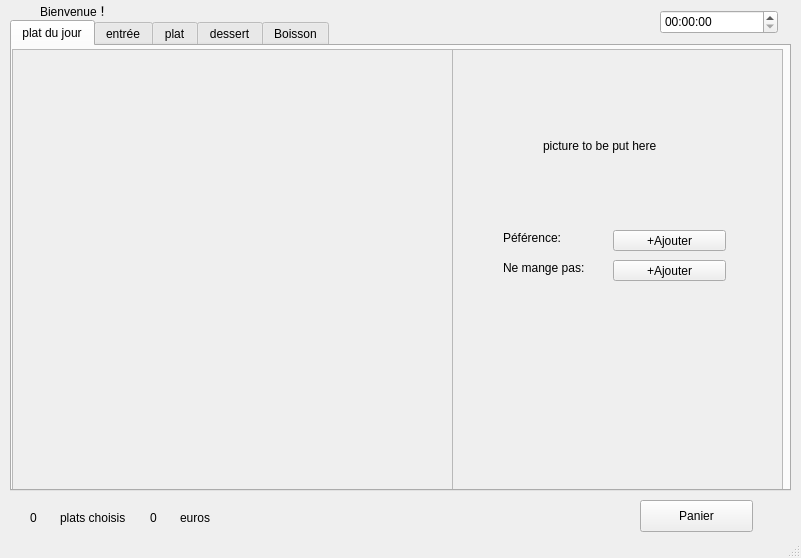
<?xml version="1.0" encoding="UTF-8"?>
<ui version="4.0">
 <class>MainWindow</class>
 <widget class="QMainWindow" name="MainWindow">
  <property name="geometry">
   <rect>
    <x>0</x>
    <y>0</y>
    <width>801</width>
    <height>558</height>
   </rect>
  </property>
  <property name="windowTitle">
   <string>MainWindow</string>
  </property>
  <widget class="QWidget" name="centralWidget">
   <widget class="QTimeEdit" name="timeEdit">
    <property name="geometry">
     <rect>
      <x>660</x>
      <y>10</y>
      <width>118</width>
      <height>24</height>
     </rect>
    </property>
   </widget>
   <widget class="QLabel" name="label">
    <property name="geometry">
     <rect>
      <x>40</x>
      <y>0</y>
      <width>101</width>
      <height>21</height>
     </rect>
    </property>
    <property name="text">
     <string>Bienvenue！</string>
    </property>
   </widget>
   <widget class="QPushButton" name="panierBtn">
    <property name="geometry">
     <rect>
      <x>640</x>
      <y>500</y>
      <width>113</width>
      <height>32</height>
     </rect>
    </property>
    <property name="text">
     <string>Panier</string>
    </property>
   </widget>
   <widget class="QLabel" name="label_2">
    <property name="geometry">
     <rect>
      <x>60</x>
      <y>510</y>
      <width>81</width>
      <height>16</height>
     </rect>
    </property>
    <property name="text">
     <string>plats choisis</string>
    </property>
   </widget>
   <widget class="QLabel" name="label_3">
    <property name="geometry">
     <rect>
      <x>180</x>
      <y>510</y>
      <width>81</width>
      <height>16</height>
     </rect>
    </property>
    <property name="text">
     <string>euros</string>
    </property>
   </widget>
   <widget class="QTabWidget" name="tabWidget">
    <property name="geometry">
     <rect>
      <x>10</x>
      <y>20</y>
      <width>781</width>
      <height>471</height>
     </rect>
    </property>
    <property name="currentIndex">
     <number>0</number>
    </property>
    <widget class="QWidget" name="tab_1">
     <attribute name="title">
      <string>plat du jour</string>
     </attribute>
     <widget class="QScrollArea" name="scrollArea_2">
      <property name="geometry">
       <rect>
        <x>440</x>
        <y>3</y>
        <width>331</width>
        <height>441</height>
       </rect>
      </property>
      <property name="widgetResizable">
       <bool>true</bool>
      </property>
      <widget class="QWidget" name="scrollAreaWidgetContents_2">
       <property name="geometry">
        <rect>
         <x>0</x>
         <y>0</y>
         <width>329</width>
         <height>439</height>
        </rect>
       </property>
       <widget class="QLabel" name="label_9">
        <property name="geometry">
         <rect>
          <x>50</x>
          <y>180</y>
          <width>81</width>
          <height>16</height>
         </rect>
        </property>
        <property name="text">
         <string>Péférence:</string>
        </property>
       </widget>
       <widget class="QLabel" name="label_10">
        <property name="geometry">
         <rect>
          <x>50</x>
          <y>210</y>
          <width>111</width>
          <height>16</height>
         </rect>
        </property>
        <property name="text">
         <string>Ne mange pas:</string>
        </property>
       </widget>
       <widget class="QPushButton" name="platdujour_addlike">
        <property name="geometry">
         <rect>
          <x>160</x>
          <y>180</y>
          <width>113</width>
          <height>21</height>
         </rect>
        </property>
        <property name="text">
         <string>+Ajouter</string>
        </property>
       </widget>
       <widget class="QPushButton" name="platdujour_adddislike">
        <property name="geometry">
         <rect>
          <x>160</x>
          <y>210</y>
          <width>113</width>
          <height>21</height>
         </rect>
        </property>
        <property name="text">
         <string>+Ajouter</string>
        </property>
       </widget>
       <widget class="QLabel" name="pj_picture">
        <property name="geometry">
         <rect>
          <x>90</x>
          <y>10</y>
          <width>171</width>
          <height>171</height>
         </rect>
        </property>
        <property name="text">
         <string>picture to be put here</string>
        </property>
       </widget>
       <widget class="QWidget" name="gridLayoutWidget_3">
        <property name="geometry">
         <rect>
          <x>10</x>
          <y>240</y>
          <width>311</width>
          <height>191</height>
         </rect>
        </property>
        <layout class="QGridLayout" name="gridLayout_re"/>
       </widget>
      </widget>
     </widget>
     <widget class="QScrollArea" name="scrollArea_list_platdujour">
      <property name="geometry">
       <rect>
        <x>0</x>
        <y>3</y>
        <width>441</width>
        <height>441</height>
       </rect>
      </property>
      <property name="widgetResizable">
       <bool>true</bool>
      </property>
      <widget class="QWidget" name="scrollAreaWidget_list_platdujour">
       <property name="geometry">
        <rect>
         <x>0</x>
         <y>0</y>
         <width>439</width>
         <height>439</height>
        </rect>
       </property>
       <property name="layoutDirection">
        <enum>Qt::LeftToRight</enum>
       </property>
       <widget class="QLabel" name="prixLabel">
        <property name="geometry">
         <rect>
          <x>10</x>
          <y>18</y>
          <width>421</width>
          <height>411</height>
         </rect>
        </property>
        <property name="text">
         <string/>
        </property>
       </widget>
      </widget>
     </widget>
    </widget>
    <widget class="QWidget" name="tab_2">
     <attribute name="title">
      <string>entrée</string>
     </attribute>
     <widget class="QScrollArea" name="scrollArea_4">
      <property name="geometry">
       <rect>
        <x>440</x>
        <y>4</y>
        <width>331</width>
        <height>441</height>
       </rect>
      </property>
      <property name="widgetResizable">
       <bool>true</bool>
      </property>
      <widget class="QWidget" name="scrollAreaWidgetContents_6">
       <property name="geometry">
        <rect>
         <x>0</x>
         <y>0</y>
         <width>329</width>
         <height>439</height>
        </rect>
       </property>
       <widget class="QLabel" name="label_27">
        <property name="geometry">
         <rect>
          <x>50</x>
          <y>184</y>
          <width>81</width>
          <height>16</height>
         </rect>
        </property>
        <property name="text">
         <string>Pérérence:</string>
        </property>
       </widget>
       <widget class="QLabel" name="label_28">
        <property name="geometry">
         <rect>
          <x>50</x>
          <y>209</y>
          <width>111</width>
          <height>16</height>
         </rect>
        </property>
        <property name="text">
         <string>Ne mange pas:</string>
        </property>
       </widget>
       <widget class="QPushButton" name="entree_addlike">
        <property name="geometry">
         <rect>
          <x>160</x>
          <y>180</y>
          <width>113</width>
          <height>21</height>
         </rect>
        </property>
        <property name="text">
         <string>+Ajouter</string>
        </property>
       </widget>
       <widget class="QPushButton" name="entree_adddislike">
        <property name="geometry">
         <rect>
          <x>160</x>
          <y>210</y>
          <width>113</width>
          <height>21</height>
         </rect>
        </property>
        <property name="text">
         <string>+Ajouter</string>
        </property>
       </widget>
       <widget class="QLabel" name="e_picture">
        <property name="geometry">
         <rect>
          <x>90</x>
          <y>7</y>
          <width>171</width>
          <height>171</height>
         </rect>
        </property>
        <property name="text">
         <string>Picture to be put here</string>
        </property>
       </widget>
       <widget class="QWidget" name="gridLayoutWidget_2">
        <property name="geometry">
         <rect>
          <x>10</x>
          <y>240</y>
          <width>311</width>
          <height>191</height>
         </rect>
        </property>
        <layout class="QGridLayout" name="gridLayout_re_2"/>
       </widget>
      </widget>
     </widget>
     <widget class="QScrollArea" name="scrollArea_list_entree">
      <property name="geometry">
       <rect>
        <x>0</x>
        <y>4</y>
        <width>441</width>
        <height>441</height>
       </rect>
      </property>
      <property name="widgetResizable">
       <bool>true</bool>
      </property>
      <widget class="QWidget" name="scrollAreaWidget_list_entree">
       <property name="geometry">
        <rect>
         <x>0</x>
         <y>0</y>
         <width>439</width>
         <height>439</height>
        </rect>
       </property>
      </widget>
     </widget>
    </widget>
    <widget class="QWidget" name="tab_3">
     <attribute name="title">
      <string>plat</string>
     </attribute>
     <widget class="QScrollArea" name="scrollArea_6">
      <property name="geometry">
       <rect>
        <x>440</x>
        <y>0</y>
        <width>331</width>
        <height>441</height>
       </rect>
      </property>
      <property name="widgetResizable">
       <bool>true</bool>
      </property>
      <widget class="QWidget" name="scrollAreaWidgetContents_5">
       <property name="geometry">
        <rect>
         <x>0</x>
         <y>0</y>
         <width>329</width>
         <height>439</height>
        </rect>
       </property>
       <widget class="QLabel" name="label_23">
        <property name="geometry">
         <rect>
          <x>60</x>
          <y>169</y>
          <width>81</width>
          <height>16</height>
         </rect>
        </property>
        <property name="text">
         <string>Pérérence:</string>
        </property>
       </widget>
       <widget class="QLabel" name="label_24">
        <property name="geometry">
         <rect>
          <x>60</x>
          <y>199</y>
          <width>111</width>
          <height>16</height>
         </rect>
        </property>
        <property name="text">
         <string>Ne mange pas:</string>
        </property>
       </widget>
       <widget class="QPushButton" name="plat_addlike">
        <property name="geometry">
         <rect>
          <x>160</x>
          <y>170</y>
          <width>113</width>
          <height>21</height>
         </rect>
        </property>
        <property name="text">
         <string>+Ajouter</string>
        </property>
       </widget>
       <widget class="QPushButton" name="plat_adddislike">
        <property name="geometry">
         <rect>
          <x>160</x>
          <y>200</y>
          <width>113</width>
          <height>21</height>
         </rect>
        </property>
        <property name="text">
         <string>+Ajouter</string>
        </property>
       </widget>
       <widget class="QWidget" name="gridLayoutWidget">
        <property name="geometry">
         <rect>
          <x>10</x>
          <y>239</y>
          <width>311</width>
          <height>191</height>
         </rect>
        </property>
        <layout class="QGridLayout" name="gridLayout_re_3"/>
       </widget>
       <widget class="QLabel" name="p_picture">
        <property name="geometry">
         <rect>
          <x>80</x>
          <y>0</y>
          <width>171</width>
          <height>171</height>
         </rect>
        </property>
        <property name="text">
         <string>Picture to be put here</string>
        </property>
       </widget>
      </widget>
     </widget>
     <widget class="QScrollArea" name="scrollArea_list_plat">
      <property name="geometry">
       <rect>
        <x>0</x>
        <y>0</y>
        <width>441</width>
        <height>441</height>
       </rect>
      </property>
      <property name="widgetResizable">
       <bool>true</bool>
      </property>
      <widget class="QWidget" name="scrollAreaWidget_list_plat">
       <property name="geometry">
        <rect>
         <x>0</x>
         <y>0</y>
         <width>439</width>
         <height>439</height>
        </rect>
       </property>
      </widget>
     </widget>
    </widget>
    <widget class="QWidget" name="tab_4">
     <attribute name="title">
      <string>dessert</string>
     </attribute>
     <widget class="QScrollArea" name="scrollArea_8">
      <property name="geometry">
       <rect>
        <x>440</x>
        <y>0</y>
        <width>331</width>
        <height>441</height>
       </rect>
      </property>
      <property name="widgetResizable">
       <bool>true</bool>
      </property>
      <widget class="QWidget" name="scrollAreaWidgetContents_8">
       <property name="geometry">
        <rect>
         <x>0</x>
         <y>0</y>
         <width>329</width>
         <height>439</height>
        </rect>
       </property>
       <widget class="QLabel" name="label_36">
        <property name="geometry">
         <rect>
          <x>60</x>
          <y>190</y>
          <width>81</width>
          <height>16</height>
         </rect>
        </property>
        <property name="text">
         <string>Pérérence:</string>
        </property>
       </widget>
       <widget class="QLabel" name="label_37">
        <property name="geometry">
         <rect>
          <x>60</x>
          <y>220</y>
          <width>111</width>
          <height>16</height>
         </rect>
        </property>
        <property name="text">
         <string>Ne mange pas:</string>
        </property>
       </widget>
       <widget class="QPushButton" name="dessert_addlike">
        <property name="geometry">
         <rect>
          <x>160</x>
          <y>191</y>
          <width>113</width>
          <height>21</height>
         </rect>
        </property>
        <property name="text">
         <string>+Ajouter</string>
        </property>
       </widget>
       <widget class="QPushButton" name="dessert_adddislike">
        <property name="geometry">
         <rect>
          <x>160</x>
          <y>221</y>
          <width>113</width>
          <height>21</height>
         </rect>
        </property>
        <property name="text">
         <string>+Ajouter</string>
        </property>
       </widget>
       <widget class="QWidget" name="gridLayoutWidget_4">
        <property name="geometry">
         <rect>
          <x>20</x>
          <y>250</y>
          <width>301</width>
          <height>181</height>
         </rect>
        </property>
        <layout class="QGridLayout" name="gridLayout_re_4"/>
       </widget>
       <widget class="QLabel" name="d_picture">
        <property name="geometry">
         <rect>
          <x>80</x>
          <y>10</y>
          <width>171</width>
          <height>171</height>
         </rect>
        </property>
        <property name="text">
         <string>Picture to be put here</string>
        </property>
       </widget>
      </widget>
     </widget>
     <widget class="QScrollArea" name="scrollArea_list_dessert">
      <property name="geometry">
       <rect>
        <x>0</x>
        <y>0</y>
        <width>441</width>
        <height>441</height>
       </rect>
      </property>
      <property name="widgetResizable">
       <bool>true</bool>
      </property>
      <widget class="QWidget" name="scrollAreaWidget_list_dessert">
       <property name="geometry">
        <rect>
         <x>0</x>
         <y>0</y>
         <width>439</width>
         <height>439</height>
        </rect>
       </property>
      </widget>
     </widget>
    </widget>
    <widget class="QWidget" name="tab_5">
     <attribute name="title">
      <string>Boisson</string>
     </attribute>
     <widget class="QScrollArea" name="scrollArea_10">
      <property name="geometry">
       <rect>
        <x>440</x>
        <y>0</y>
        <width>331</width>
        <height>441</height>
       </rect>
      </property>
      <property name="widgetResizable">
       <bool>true</bool>
      </property>
      <widget class="QWidget" name="scrollAreaWidgetContents_10">
       <property name="geometry">
        <rect>
         <x>0</x>
         <y>0</y>
         <width>329</width>
         <height>439</height>
        </rect>
       </property>
       <widget class="QLabel" name="label_45">
        <property name="geometry">
         <rect>
          <x>50</x>
          <y>180</y>
          <width>81</width>
          <height>16</height>
         </rect>
        </property>
        <property name="text">
         <string>Pérérence:</string>
        </property>
       </widget>
       <widget class="QLabel" name="label_46">
        <property name="geometry">
         <rect>
          <x>50</x>
          <y>210</y>
          <width>111</width>
          <height>16</height>
         </rect>
        </property>
        <property name="text">
         <string>Ne mange pas:</string>
        </property>
       </widget>
       <widget class="QPushButton" name="boisson_addlike">
        <property name="geometry">
         <rect>
          <x>150</x>
          <y>181</y>
          <width>113</width>
          <height>21</height>
         </rect>
        </property>
        <property name="text">
         <string>+Ajouter</string>
        </property>
       </widget>
       <widget class="QPushButton" name="boisson_adddislike">
        <property name="geometry">
         <rect>
          <x>150</x>
          <y>211</y>
          <width>113</width>
          <height>21</height>
         </rect>
        </property>
        <property name="text">
         <string>+Ajouter</string>
        </property>
       </widget>
       <widget class="QWidget" name="gridLayoutWidget_5">
        <property name="geometry">
         <rect>
          <x>20</x>
          <y>239</y>
          <width>291</width>
          <height>191</height>
         </rect>
        </property>
        <layout class="QGridLayout" name="gridLayout_re_5">
         <item row="0" column="0">
          <layout class="QGridLayout" name="gridLayout"/>
         </item>
        </layout>
       </widget>
       <widget class="QLabel" name="b_picture">
        <property name="geometry">
         <rect>
          <x>70</x>
          <y>0</y>
          <width>171</width>
          <height>171</height>
         </rect>
        </property>
        <property name="text">
         <string>Picture to be put here.</string>
        </property>
       </widget>
      </widget>
     </widget>
     <widget class="QScrollArea" name="scrollArea_list_boisson">
      <property name="geometry">
       <rect>
        <x>0</x>
        <y>0</y>
        <width>441</width>
        <height>441</height>
       </rect>
      </property>
      <property name="widgetResizable">
       <bool>true</bool>
      </property>
      <widget class="QWidget" name="scrollAreaWidget_list_boisson">
       <property name="geometry">
        <rect>
         <x>0</x>
         <y>0</y>
         <width>439</width>
         <height>439</height>
        </rect>
       </property>
      </widget>
     </widget>
    </widget>
   </widget>
   <widget class="QLabel" name="nomPlatLbl">
    <property name="geometry">
     <rect>
      <x>30</x>
      <y>510</y>
      <width>31</width>
      <height>16</height>
     </rect>
    </property>
    <property name="text">
     <string>0</string>
    </property>
   </widget>
   <widget class="QLabel" name="sommeLbl">
    <property name="geometry">
     <rect>
      <x>150</x>
      <y>510</y>
      <width>31</width>
      <height>16</height>
     </rect>
    </property>
    <property name="text">
     <string>0</string>
    </property>
   </widget>
  </widget>
  <widget class="QStatusBar" name="statusBar"/>
 </widget>
 <layoutdefault spacing="6" margin="11"/>
 <resources/>
 <connections/>
</ui>
